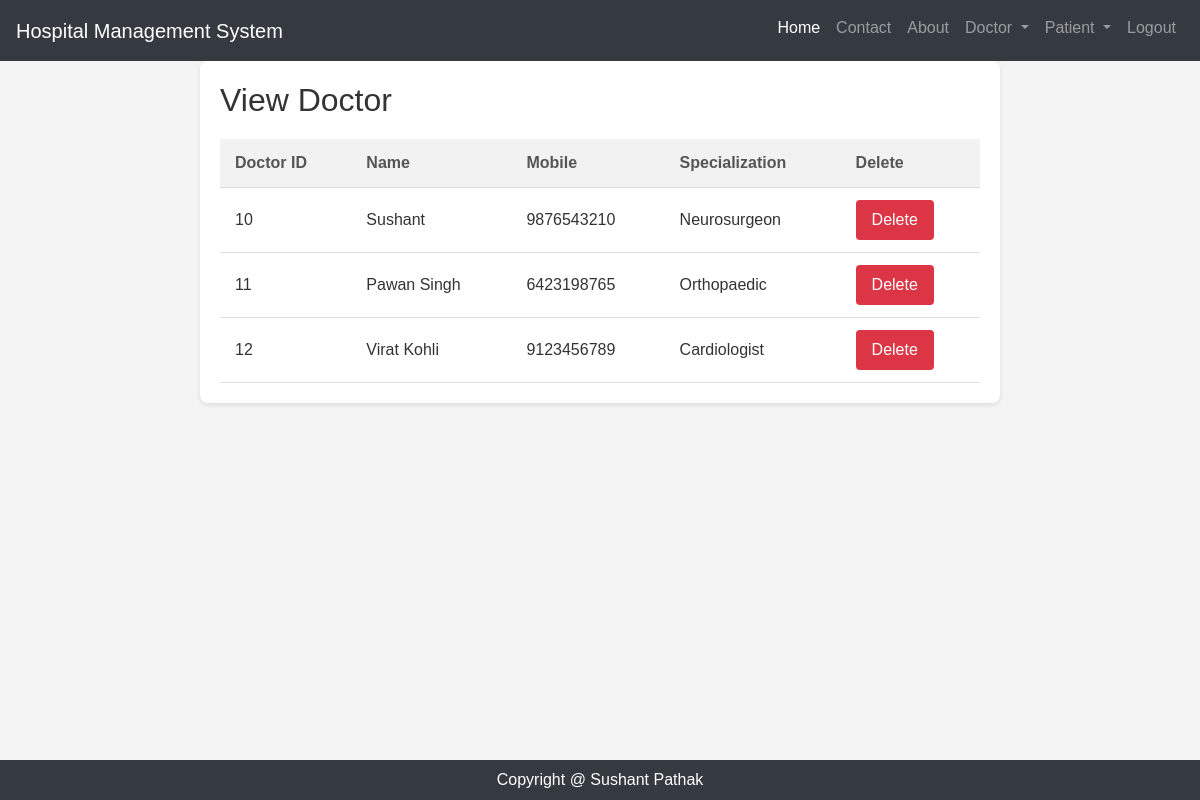
/view_doctor/ (signed in), run on the app's committed database.
### hospital/models.py (models this page shows)
class Doctor(models.Model):
    Name = models.CharField(max_length = 50)
    mobile = models.IntegerField()
    special = models.CharField(max_length = 50)

### hospital/views.py (the view)
# urls.py: path('view_doctor/',View_doctor,name = 'view_doctor'),
def View_doctor(request):
    if not request.user.is_staff:
        return redirect('login')
    doc = Doctor.objects.all()
    d = {'doc':doc}
    return render(request,'view_doctor.html',d)

### hospital/templates/view_doctor.html (shortened to what this page needs)
{% include 'base.html' %}
{% include 'navigation.html' %}
{%block content%}
<!DOCTYPE html>
<html lang="en">
<head>
</head>
<body>
    <div class="container">
        <h2>View Doctor</h2>
        <table>
            <thead>
                <tr>
                    <th>Doctor ID</th>
                    <th>Name</th>
                    <th>Mobile</th>
                    <th>Specialization</th>
                    <th>Delete</th>
                </tr>
            </thead>
            <tbody>
                {% for i in doc %}
                <tr>
                    <td>{{ i.id }}</td>
                    <td>{{ i.Name }}</td>
                    <td>{{ i.mobile }}</td>
                    <td>{{ i.special }}</td>
                    <td>
                        <a href="{% url 'delete_doctor' i.id %}" onclick="return confirm('Are you sure you want to delete {{ i.Name }}?')" class="btn">Delete</a>
                    </td>
                </tr>
                {% endfor %}
            </tbody>
        </table>
    </div>
</body>
</html>
{% endblock content %}
{% include 'footer.html' %}

### hospital/templates/base.html (shortened to what this page needs)
{% load static %}
<!DOCTYPE html>
<html lang="en">
<head>
    <link rel="stylesheet" href="https://cdn.jsdelivr.net/npm/bootstrap@4.6.2/dist/css/bootstrap.min.css">
    <link rel="stylesheet" href="https://use.fontawesome.com/releases/v5.7.0/css/all.css">
    <link rel="stylesheet" type="text/css" href="{% static 'css/mystyle.css' %}">
</head>
<body>
</body>
</html>

### hospital/templates/navigation.html (shortened to what this page needs)
<nav class="navbar navbar-expand-lg navbar-dark bg-dark">
    <a class="navbar-brand" href="#">Hospital Management System</a>
    <div class="collapse navbar-collapse" id="navbarSupportedContent">
      <ul class="navbar-nav ml-auto">
        <li class="nav-item active">
          <a class="nav-link" href="{% url 'home' %}">Home <span class="sr-only">(current)</span></a>
        </li>
        <li class="nav-item">
          <a class="nav-link" href="{% url 'contact' %}">Contact</a>
        </li>
        <li class="nav-item">
            <a class="nav-link" href="{% url 'about' %}">About</a>
          </li>
          {% if request.user.is_staff %}
        <li class="nav-item dropdown">
          <a class="nav-link dropdown-toggle" href="#" role="button" data-toggle="dropdown" aria-expanded="false">
            Doctor
          </a>
        </li>
        <li class="nav-item dropdown">
          <a class="nav-link dropdown-toggle" href="#" role="button" data-toggle="dropdown" aria-expanded="false">
            Patient
          </a>
        </li>
        <li class="nav-item">
          <a class="nav-link" href="{% url 'logout_admin' %}">Logout</a>
        </li>
        {% endif %}
      </ul>
    </div>
  </nav>

### hospital/templates/footer.html
<nav class="navbar navbar-expand-sm bg-dark navbar-dark fixed-bottom justify-content-center">
    <div class="text-white">Copyright @ Sushant Pathak</div>
</nav>

### hospital/static/css/mystyle.css (style rules this page uses)
body { font-family: Arial, sans-serif; margin: 0; padding: 0; background-size: cover; background-position: center; }
.container { max-width: 800px; margin: 0 auto; padding: 20px; }
h2 { color: #333; }
ul { list-style-type: none; padding: 0; }
li { margin-bottom: 5px; }
a { text-decoration: none; color: #007bff; }

### hospital/templates/view_doctor.html (style rules this page uses)
body { font-family: Arial, sans-serif; background-color: #f4f4f4; margin: 0; }
.container { max-width: 800px; margin: 0 auto; background-color: #fff; padding: 20px; border-radius: 8px; box-shadow: 0 2px 5px rgba(0, 0, 0, 0.1); }
h2 { color: #333; margin-bottom: 20px; }
table { width: 100%; border-collapse: collapse; }
th, td { padding: 12px 15px; text-align: left; border-bottom: 1px solid #ddd; }
th { background-color: #f2f2f2; color: #555; }
td { background-color: #fff; color: #333; }
.btn { display: inline-block; padding: 8px 16px; border: none; border-radius: 4px; background-color: #dc3545; color: #fff; text-decoration: none; transition: background-color 0.3s; }

### data on the page
Doctor: id "10", Name "Sushant", mobile "9876543210", special "Neurosurgeon"
Doctor: id "11", Name "Pawan Singh", mobile "6423198765", special "Orthopaedic"
Doctor: id "12", Name "Virat Kohli", mobile "9123456789", special "Cardiologist"
